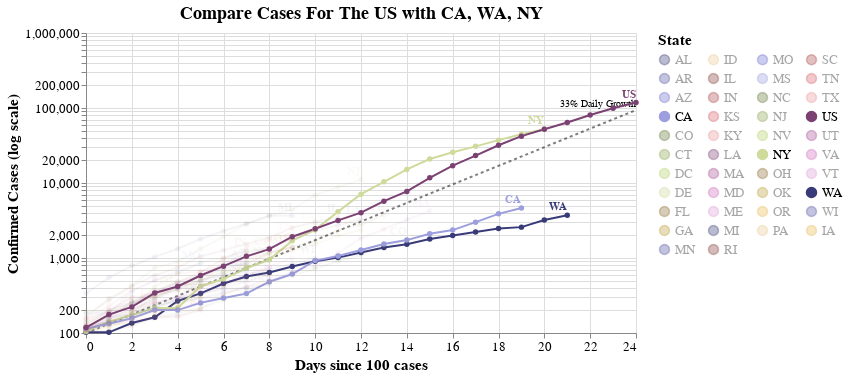

Notebook code for this chart:
### Markdown cell above
> Tip: Click (Shift+ for multiple) on states in the legend to filter the visualizations below. Click outside the legend to highlight all states.


# Total Cases

### Code cell
#hide_input
make_since_chart(['US'])

### Figure 1 — Vega-Lite specification as saved in the notebook (floating-point values rounded to 4 significant figures; data arrays with more than 128 entries replaced by an {"elided": "..."} marker saying what was removed)
{"config": {"view": {"continuousWidth": 400, "continuousHeight": 300}, "axis": {"labelFontSize": 13, "titleFontSize": 15}, "legend": {"labelFontSize": 13, "titleFontSize": 15}, "title": {"fontSize": 18}}, "layer": [{"mark": {"type": "line", "color": "black", "opacity": 0.5, "strokeDash": [3, 3]}, "encoding": {"x": {"type": "quantitative", "field": "Days since 100 cases"}, "y": {"type": "quantitative", "field": "Confirmed Cases"}}}, {"mark": {"type": "text", "align": "right", "dy": -6, "fontSize": 10, "text": "33% Daily Growth"}, "encoding": {"x": {"type": "quantitative", "field": "Days since 100 cases"}, "y": {"type": "quantitative", "field": "Confirmed Cases"}}, "transform": [{"filter": "(datum['Days since 100 cases'] >= 24)"}]}, {"data": {"name": "data-d516b0ff84ebe17b036c917db60407e6"}, "mark": {"type": "line", "point": true}, "encoding": {"color": {"type": "nominal", "field": "State", "legend": {"columns": 4, "symbolLimit": 57}, "scale": {"scheme": "category20b"}}, "opacity": {"condition": {"value": 1, "selection": "selector001"}, "value": 0.05}, "tooltip": [{"type": "temporal", "field": "date"}, {"type": "nominal", "field": "State"}, {"type": "quantitative", "field": "Confirmed Cases"}, {"type": "quantitative", "field": "Confirmed Deaths"}, {"type": "quantitative", "field": "population"}, {"type": "quantitative", "field": "deaths_per_m"}, {"type": "quantitative", "field": "cases_per_m"}, {"type": "quantitative", "field": "Days since 100 cases"}, {"type": "quantitative", "field": "Days since first death"}], "x": {"type": "quantitative", "field": "Days since 100 cases"}, "y": {"type": "quantitative", "field": "Confirmed Cases", "scale": {"type": "log"}, "title": "Confirmed Cases (log scale)"}}, "selection": {"selector001": {"type": "multi", "fields": ["State"], "bind": "legend", "init": [{"State": "US"}, {"State": "CA"}, {"State": "WA"}, {"State": "NY"}]}}, "width": 550}, {"data": {"name": "data-d516b0ff84ebe17b036c917db60407e6"}, "mark": {"type": "text", "align": "right", "dy": -8, "fontWeight": "bold"}, "encoding": {"color": {"type": "nominal", "field": "State", "legend": {"columns": 4, "symbolLimit": 57}, "scale": {"scheme": "category20b"}}, "opacity": {"condition": {"value": 1, "selection": "selector001"}, "value": 0.05}, "text": {"type": "nominal", "field": "State"}, "tooltip": [{"type": "temporal", "field": "date"}, {"type": "nominal", "field": "State"}, {"type": "quantitative", "field": "Confirmed Cases"}, {"type": "quantitative", "field": "Confirmed Deaths"}, {"type": "quantitative", "field": "population"}, {"type": "quantitative", "field": "deaths_per_m"}, {"type": "quantitative", "field": "cases_per_m"}, {"type": "quantitative", "field": "Days since 100 cases"}, {"type": "quantitative", "field": "Days since first death"}], "x": {"type": "quantitative", "field": "Days since 100 cases"}, "y": {"type": "quantitative", "field": "Confirmed Cases", "scale": {"type": "log"}, "title": "Confirmed Cases (log scale)"}}, "transform": [{"filter": "(datum['date'] >= 1585353600000)"}], "width": 550}], "data": {"name": "data-6be29367a64a6e042bf9ba74341e1e40"}, "title": "Compare Cases For The US with CA, WA, NY", "$schema": "https://vega.github.io/schema/vega-lite/v4.0.2.json", "datasets": {"data-6be29367a64a6e042bf9ba74341e1e40": [{"Days since 100 cases": 0, "Confirmed Cases": 100.0}, {"Days since 100 cases": 1, "Confirmed Cases": 133.0}, {"Days since 100 cases": 2, "Confirmed Cases": 176.9}, {"Days since 100 cases": 3, "Confirmed Cases": 235.3}, {"Days since 100 cases": 4, "Confirmed Cases": 312.9}, {"Days since 100 cases": 5, "Confirmed Cases": 416.2}, {"Days since 100 cases": 6, "Confirmed Cases": 553.5}, {"Days since 100 cases": 7, "Confirmed Cases": 736.1}, {"Days since 100 cases": 8, "Confirmed Cases": 979.1}, {"Days since 100 cases": 9, "Confirmed Cases": 1302.0}, {"Days since 100 cases": 10, "Confirmed Cases": 1732.0}, {"Days since 100 cases": 11, "Confirmed Cases": 2303.0}, {"Days since 100 cases": 12, "Confirmed Cases": 3064.0}, {"Days since 100 cases": 13, "Confirmed Cases": 4074.0}, {"Days since 100 cases": 14, "Confirmed Cases": 5419.0}, {"Days since 100 cases": 15, "Confirmed Cases": 7207.0}, {"Days since 100 cases": 16, "Confirmed Cases": 9586.0}, {"Days since 100 cases": 17, "Confirmed Cases": 12750.0}, {"Days since 100 cases": 18, "Confirmed Cases": 16960.0}, {"Days since 100 cases": 19, "Confirmed Cases": 22550.0}, {"Days since 100 cases": 20, "Confirmed Cases": 29990.0}, {"Days since 100 cases": 21, "Confirmed Cases": 39890.0}, {"Days since 100 cases": 22, "Confirmed Cases": 53060.0}, {"Days since 100 cases": 23, "Confirmed Cases": 70560.0}, {"Days since 100 cases": 24, "Confirmed Cases": 93850.0}], "data-d516b0ff84ebe17b036c917db60407e6": {"elided": "423 records"}}}
